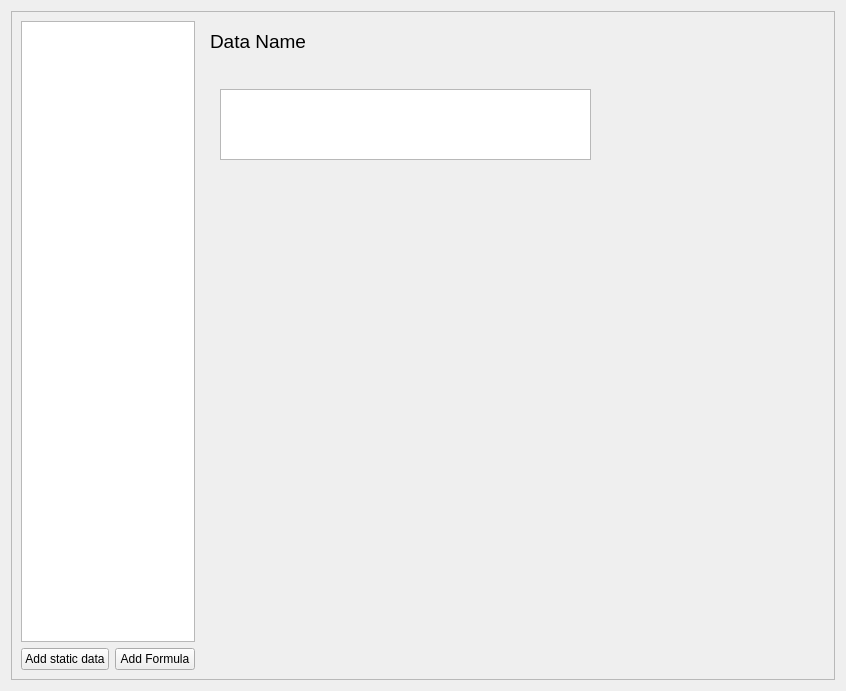
<?xml version="1.0" encoding="UTF-8"?>
<ui version="4.0">
 <class>esquemaPage</class>
 <widget class="QWidget" name="esquemaPage">
  <property name="geometry">
   <rect>
    <x>0</x>
    <y>0</y>
    <width>846</width>
    <height>691</height>
   </rect>
  </property>
  <property name="windowTitle">
   <string>Form</string>
  </property>
  <layout class="QHBoxLayout" name="horizontalLayout">
   <item>
    <widget class="QFrame" name="frame_esquema">
     <property name="frameShape">
      <enum>QFrame::StyledPanel</enum>
     </property>
     <property name="frameShadow">
      <enum>QFrame::Raised</enum>
     </property>
     <layout class="QGridLayout" name="gridLayout_10">
      <item row="2" column="1">
       <widget class="QPushButton" name="pushButton_addFormula">
        <property name="text">
         <string>Add Formula</string>
        </property>
       </widget>
      </item>
      <item row="0" column="0" rowspan="2" colspan="2">
       <widget class="WEsquemaTreeView" name="treeView_Esquema">
        <property name="mouseTracking">
         <bool>true</bool>
        </property>
        <property name="autoScrollMargin">
         <number>16</number>
        </property>
        <property name="editTriggers">
         <set>QAbstractItemView::NoEditTriggers</set>
        </property>
        <property name="dragDropMode">
         <enum>QAbstractItemView::NoDragDrop</enum>
        </property>
        <property name="itemsExpandable">
         <bool>false</bool>
        </property>
        <property name="animated">
         <bool>false</bool>
        </property>
        <property name="headerHidden">
         <bool>false</bool>
        </property>
        <property name="expandsOnDoubleClick">
         <bool>false</bool>
        </property>
        <attribute name="headerVisible">
         <bool>true</bool>
        </attribute>
       </widget>
      </item>
      <item row="2" column="0">
       <widget class="QPushButton" name="pushButton_addStaticData">
        <property name="text">
         <string>Add static data</string>
        </property>
       </widget>
      </item>
      <item row="0" column="3" rowspan="3">
       <widget class="QStackedWidget" name="stackedWidget_general">
        <property name="currentIndex">
         <number>1</number>
        </property>
        <widget class="QWidget" name="BLANK"/>
        <widget class="QWidget" name="ENABLED">
         <layout class="QVBoxLayout" name="verticalLayout">
          <item>
           <widget class="QLabel" name="label_dataName">
            <property name="maximumSize">
             <size>
              <width>16777215</width>
              <height>25</height>
             </size>
            </property>
            <property name="font">
             <font>
              <pointsize>14</pointsize>
             </font>
            </property>
            <property name="text">
             <string>Data Name</string>
            </property>
           </widget>
          </item>
          <item>
           <widget class="QStackedWidget" name="stackedWidget_dataOrFormula">
            <property name="currentIndex">
             <number>0</number>
            </property>
            <widget class="QWidget" name="Data">
             <widget class="QPlainTextEdit" name="plainTextEdit_staticDataString">
              <property name="geometry">
               <rect>
                <x>10</x>
                <y>30</y>
                <width>371</width>
                <height>71</height>
               </rect>
              </property>
             </widget>
            </widget>
            <widget class="QWidget" name="Formula">
             <layout class="QGridLayout" name="gridLayout">
              <item row="2" column="0" rowspan="2" colspan="2">
               <widget class="QFrame" name="frame_editFunction">
                <property name="enabled">
                 <bool>true</bool>
                </property>
                <property name="frameShape">
                 <enum>QFrame::StyledPanel</enum>
                </property>
                <property name="frameShadow">
                 <enum>QFrame::Raised</enum>
                </property>
                <layout class="QGridLayout" name="gridLayout_9">
                 <item row="2" column="3">
                  <widget class="QLabel" name="label_finalResult">
                   <property name="text">
                    <string>Final result</string>
                   </property>
                  </widget>
                 </item>
                 <item row="0" column="0">
                  <widget class="QPushButton" name="btn_newFunction">
                   <property name="text">
                    <string>Add Function</string>
                   </property>
                  </widget>
                 </item>
                 <item row="0" column="2" colspan="2">
                  <widget class="QLineEdit" name="lineEdit_functionName">
                   <property name="maxLength">
                    <number>20</number>
                   </property>
                  </widget>
                 </item>
                 <item row="3" column="3" colspan="2">
                  <widget class="QTextEdit" name="textEdit_finalResult">
                   <property name="maximumSize">
                    <size>
                     <width>16777215</width>
                     <height>100</height>
                    </size>
                   </property>
                   <property name="readOnly">
                    <bool>true</bool>
                   </property>
                  </widget>
                 </item>
                 <item row="3" column="1" colspan="2">
                  <widget class="QPlainTextEdit" name="plainTextEdit_resultToSelectedFunction">
                   <property name="maximumSize">
                    <size>
                     <width>16777215</width>
                     <height>100</height>
                    </size>
                   </property>
                   <property name="readOnly">
                    <bool>true</bool>
                   </property>
                  </widget>
                 </item>
                 <item row="0" column="4">
                  <widget class="QPushButton" name="pushButton_deleteFunctin">
                   <property name="text">
                    <string>Delete Function</string>
                   </property>
                  </widget>
                 </item>
                 <item row="2" column="1" colspan="2">
                  <widget class="QLabel" name="label_3">
                   <property name="text">
                    <string>Result up to selected function</string>
                   </property>
                  </widget>
                 </item>
                 <item row="1" column="1" colspan="4">
                  <widget class="QStackedWidget" name="stacked_editFunction">
                   <property name="enabled">
                    <bool>true</bool>
                   </property>
                   <property name="frameShape">
                    <enum>QFrame::Box</enum>
                   </property>
                   <property name="frameShadow">
                    <enum>QFrame::Plain</enum>
                   </property>
                   <property name="currentIndex">
                    <number>1</number>
                   </property>
                   <widget class="QWidget" name="NewFunction">
                    <layout class="QGridLayout" name="gridLayout_8"/>
                   </widget>
                   <widget class="QWidget" name="Find">
                    <layout class="QGridLayout" name="gridLayout_7">
                     <item row="6" column="0">
                      <spacer name="verticalSpacer_4">
                       <property name="orientation">
                        <enum>Qt::Vertical</enum>
                       </property>
                       <property name="sizeHint" stdset="0">
                        <size>
                         <width>20</width>
                         <height>40</height>
                        </size>
                       </property>
                      </spacer>
                     </item>
                     <item row="4" column="1">
                      <widget class="QComboBox" name="comboBox_setIndexAt">
                       <item>
                        <property name="text">
                         <string>End String</string>
                        </property>
                       </item>
                       <item>
                        <property name="text">
                         <string>Begin String</string>
                        </property>
                       </item>
                      </widget>
                     </item>
                     <item row="4" column="0">
                      <widget class="QLabel" name="label_setIndexAt">
                       <property name="text">
                        <string>Set index at</string>
                       </property>
                      </widget>
                     </item>
                     <item row="2" column="0" colspan="3">
                      <widget class="QLineEdit" name="lineEdit_textToFind"/>
                     </item>
                     <item row="1" column="0">
                      <widget class="QLabel" name="label_textToFind">
                       <property name="text">
                        <string>Text to Find</string>
                       </property>
                      </widget>
                     </item>
                     <item row="4" column="2">
                      <spacer name="horizontalSpacer_4">
                       <property name="orientation">
                        <enum>Qt::Horizontal</enum>
                       </property>
                       <property name="sizeHint" stdset="0">
                        <size>
                         <width>40</width>
                         <height>20</height>
                        </size>
                       </property>
                      </spacer>
                     </item>
                     <item row="0" column="0">
                      <widget class="QLabel" name="label_FindString">
                       <property name="text">
                        <string>FIND STRING</string>
                       </property>
                       <property name="textFormat">
                        <enum>Qt::AutoText</enum>
                       </property>
                      </widget>
                     </item>
                     <item row="5" column="0">
                      <widget class="QLabel" name="StartFrom">
                       <property name="text">
                        <string>Strat from</string>
                       </property>
                      </widget>
                     </item>
                     <item row="5" column="1">
                      <widget class="QComboBox" name="comboBox_startFrom">
                       <property name="minimumSize">
                        <size>
                         <width>120</width>
                         <height>0</height>
                        </size>
                       </property>
                       <item>
                        <property name="text">
                         <string>Current index</string>
                        </property>
                       </item>
                       <item>
                        <property name="text">
                         <string>Begin Text</string>
                        </property>
                       </item>
                      </widget>
                     </item>
                    </layout>
                   </widget>
                   <widget class="QWidget" name="MoveIndex">
                    <layout class="QGridLayout" name="gridLayout_3">
                     <item row="2" column="2">
                      <spacer name="horizontalSpacer">
                       <property name="orientation">
                        <enum>Qt::Horizontal</enum>
                       </property>
                       <property name="sizeHint" stdset="0">
                        <size>
                         <width>40</width>
                         <height>20</height>
                        </size>
                       </property>
                      </spacer>
                     </item>
                     <item row="3" column="1">
                      <spacer name="verticalSpacer">
                       <property name="orientation">
                        <enum>Qt::Vertical</enum>
                       </property>
                       <property name="sizeHint" stdset="0">
                        <size>
                         <width>20</width>
                         <height>40</height>
                        </size>
                       </property>
                      </spacer>
                     </item>
                     <item row="2" column="1">
                      <widget class="QSpinBox" name="spinBox_moveIndex">
                       <property name="minimum">
                        <number>-9999</number>
                       </property>
                       <property name="maximum">
                        <number>9999</number>
                       </property>
                      </widget>
                     </item>
                     <item row="2" column="0">
                      <widget class="QLabel" name="label_moveIndex">
                       <property name="text">
                        <string>Move Index</string>
                       </property>
                      </widget>
                     </item>
                     <item row="0" column="0">
                      <widget class="QLabel" name="label_moveIndex_2">
                       <property name="text">
                        <string>MOVE INDEX</string>
                       </property>
                      </widget>
                     </item>
                    </layout>
                   </widget>
                   <widget class="QWidget" name="MoveLine">
                    <layout class="QGridLayout" name="gridLayout_6">
                     <item row="5" column="0">
                      <spacer name="verticalSpacer_3">
                       <property name="orientation">
                        <enum>Qt::Vertical</enum>
                       </property>
                       <property name="sizeHint" stdset="0">
                        <size>
                         <width>20</width>
                         <height>40</height>
                        </size>
                       </property>
                      </spacer>
                     </item>
                     <item row="2" column="2">
                      <spacer name="horizontalSpacer_5">
                       <property name="orientation">
                        <enum>Qt::Horizontal</enum>
                       </property>
                       <property name="sizeHint" stdset="0">
                        <size>
                         <width>40</width>
                         <height>20</height>
                        </size>
                       </property>
                      </spacer>
                     </item>
                     <item row="1" column="0">
                      <widget class="QLabel" name="label_linesToMove">
                       <property name="text">
                        <string>Lines to move</string>
                       </property>
                      </widget>
                     </item>
                     <item row="0" column="0">
                      <widget class="QLabel" name="label_moveLines">
                       <property name="text">
                        <string>MOVE LINES</string>
                       </property>
                      </widget>
                     </item>
                     <item row="1" column="1">
                      <widget class="QSpinBox" name="spinBox_moveLinesNum">
                       <property name="minimum">
                        <number>-1000</number>
                       </property>
                       <property name="maximum">
                        <number>1000</number>
                       </property>
                      </widget>
                     </item>
                     <item row="2" column="1">
                      <widget class="QComboBox" name="comboBox_placeInLine">
                       <item>
                        <property name="text">
                         <string>Beninging of line</string>
                        </property>
                       </item>
                       <item>
                        <property name="text">
                         <string>End of Line</string>
                        </property>
                       </item>
                      </widget>
                     </item>
                     <item row="2" column="0">
                      <widget class="QLabel" name="label_PlaceIndexAt">
                       <property name="text">
                        <string>Place index at</string>
                       </property>
                      </widget>
                     </item>
                    </layout>
                   </widget>
                   <widget class="QWidget" name="AppendString">
                    <layout class="QGridLayout" name="gridLayout_5">
                     <item row="2" column="3">
                      <widget class="QRadioButton" name="radioButton_preppend">
                       <property name="text">
                        <string>Prepend</string>
                       </property>
                      </widget>
                     </item>
                     <item row="4" column="1">
                      <spacer name="verticalSpacer_2">
                       <property name="orientation">
                        <enum>Qt::Vertical</enum>
                       </property>
                       <property name="sizeHint" stdset="0">
                        <size>
                         <width>20</width>
                         <height>40</height>
                        </size>
                       </property>
                      </spacer>
                     </item>
                     <item row="1" column="3">
                      <widget class="QRadioButton" name="radioButton_append">
                       <property name="text">
                        <string>Append</string>
                       </property>
                       <property name="checked">
                        <bool>true</bool>
                       </property>
                      </widget>
                     </item>
                     <item row="1" column="0">
                      <widget class="QLabel" name="label_string">
                       <property name="text">
                        <string>String</string>
                       </property>
                      </widget>
                     </item>
                     <item row="0" column="0" colspan="2">
                      <widget class="QLabel" name="label_appendString">
                       <property name="text">
                        <string>APPEND STRING</string>
                       </property>
                      </widget>
                     </item>
                     <item row="1" column="1">
                      <widget class="QLineEdit" name="lineEdit_stringToAppend"/>
                     </item>
                     <item row="1" column="2">
                      <spacer name="horizontalSpacer_2">
                       <property name="orientation">
                        <enum>Qt::Horizontal</enum>
                       </property>
                       <property name="sizeHint" stdset="0">
                        <size>
                         <width>40</width>
                         <height>20</height>
                        </size>
                       </property>
                      </spacer>
                     </item>
                     <item row="1" column="4">
                      <spacer name="horizontalSpacer_3">
                       <property name="orientation">
                        <enum>Qt::Horizontal</enum>
                       </property>
                       <property name="sizeHint" stdset="0">
                        <size>
                         <width>40</width>
                         <height>20</height>
                        </size>
                       </property>
                      </spacer>
                     </item>
                    </layout>
                   </widget>
                   <widget class="QWidget" name="ExtractData">
                    <layout class="QGridLayout" name="gridLayout_4">
                     <item row="0" column="3">
                      <widget class="QLabel" name="label_getOnly">
                       <property name="text">
                        <string>Get only</string>
                       </property>
                      </widget>
                     </item>
                     <item row="5" column="0">
                      <widget class="QLabel" name="label_extractedData">
                       <property name="text">
                        <string>Extracted Data</string>
                       </property>
                      </widget>
                     </item>
                     <item row="3" column="2" rowspan="2">
                      <widget class="QComboBox" name="comboBox_readDirection">
                       <item>
                        <property name="text">
                         <string>Forward</string>
                        </property>
                       </item>
                       <item>
                        <property name="text">
                         <string>Backward</string>
                        </property>
                       </item>
                      </widget>
                     </item>
                     <item row="1" column="1" rowspan="2" colspan="2">
                      <widget class="QLineEdit" name="lineEdit_endingString">
                       <property name="toolTip">
                        <string/>
                       </property>
                       <property name="statusTip">
                        <string/>
                       </property>
                       <property name="whatsThis">
                        <string/>
                       </property>
                       <property name="accessibleName">
                        <string/>
                       </property>
                       <property name="accessibleDescription">
                        <string/>
                       </property>
                      </widget>
                     </item>
                     <item row="1" column="0">
                      <widget class="QLabel" name="label_endingString">
                       <property name="text">
                        <string>Ending String</string>
                       </property>
                      </widget>
                     </item>
                     <item row="5" column="2" colspan="4">
                      <widget class="QTextEdit" name="textEdit_extractedData">
                       <property name="enabled">
                        <bool>true</bool>
                       </property>
                       <property name="readOnly">
                        <bool>true</bool>
                       </property>
                      </widget>
                     </item>
                     <item row="0" column="0" colspan="2">
                      <widget class="QLabel" name="label_extractData">
                       <property name="text">
                        <string>EXTRACT DATA</string>
                       </property>
                      </widget>
                     </item>
                     <item row="3" column="0" colspan="2">
                      <widget class="QLabel" name="label_readDirection">
                       <property name="text">
                        <string>Read Direction</string>
                       </property>
                      </widget>
                     </item>
                     <item row="0" column="4">
                      <widget class="QComboBox" name="comboBox_typeOfData">
                       <item>
                        <property name="text">
                         <string>All</string>
                        </property>
                       </item>
                       <item>
                        <property name="text">
                         <string>Numbers</string>
                        </property>
                       </item>
                       <item>
                        <property name="text">
                         <string>Letters</string>
                        </property>
                       </item>
                      </widget>
                     </item>
                     <item row="1" column="3">
                      <widget class="QLabel" name="label_allow">
                       <property name="text">
                        <string>Allow</string>
                       </property>
                      </widget>
                     </item>
                     <item row="1" column="4">
                      <widget class="QLineEdit" name="lineEdit_charsToAllow"/>
                     </item>
                     <item row="3" column="3">
                      <widget class="QLabel" name="label_avoid">
                       <property name="text">
                        <string>Avoid</string>
                       </property>
                      </widget>
                     </item>
                     <item row="3" column="4">
                      <widget class="QLineEdit" name="lineEdit_charsToAvoid"/>
                     </item>
                    </layout>
                   </widget>
                  </widget>
                 </item>
                 <item row="0" column="1">
                  <widget class="QLabel" name="label_functionName">
                   <property name="text">
                    <string>Function Name</string>
                   </property>
                  </widget>
                 </item>
                 <item row="1" column="0" rowspan="3">
                  <widget class="QListWidget" name="listWidget_formula">
                   <property name="sizePolicy">
                    <sizepolicy hsizetype="Expanding" vsizetype="Expanding">
                     <horstretch>0</horstretch>
                     <verstretch>0</verstretch>
                    </sizepolicy>
                   </property>
                   <property name="minimumSize">
                    <size>
                     <width>40</width>
                     <height>40</height>
                    </size>
                   </property>
                   <property name="maximumSize">
                    <size>
                     <width>16777215</width>
                     <height>16777215</height>
                    </size>
                   </property>
                   <property name="editTriggers">
                    <set>QAbstractItemView::NoEditTriggers</set>
                   </property>
                   <property name="dragDropMode">
                    <enum>QAbstractItemView::InternalMove</enum>
                   </property>
                   <property name="defaultDropAction">
                    <enum>Qt::MoveAction</enum>
                   </property>
                   <property name="alternatingRowColors">
                    <bool>true</bool>
                   </property>
                   <property name="movement">
                    <enum>QListView::Snap</enum>
                   </property>
                   <property name="flow">
                    <enum>QListView::TopToBottom</enum>
                   </property>
                   <property name="spacing">
                    <number>2</number>
                   </property>
                   <property name="selectionRectVisible">
                    <bool>true</bool>
                   </property>
                  </widget>
                 </item>
                </layout>
               </widget>
              </item>
             </layout>
            </widget>
           </widget>
          </item>
         </layout>
        </widget>
       </widget>
      </item>
     </layout>
    </widget>
   </item>
  </layout>
 </widget>
 <customwidgets>
  <customwidget>
   <class>WEsquemaTreeView</class>
   <extends>QTreeView</extends>
   <header>wesquematreeview.h</header>
  </customwidget>
 </customwidgets>
 <resources/>
 <connections/>
</ui>
